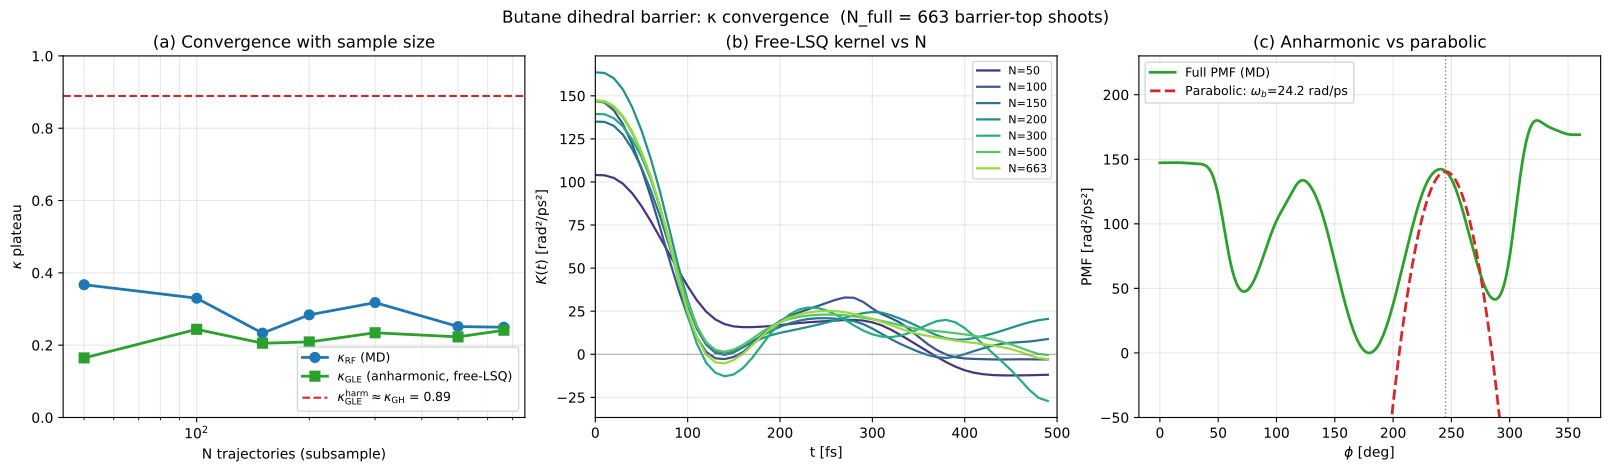

Source code (Python):
#!/usr/bin/env python3
"""
Convergence figure: κ_RF and κ_GLE_full vs number of MD trajectories.

Sweeps N in [50, 100, 150, 200, 300, 500, all], for each subsample
extracts the Free-LSQ kernel and runs the GLE κ simulation
(both anharmonic and parabolic) on the same data. Plots:
  (a) κ_RF, κ_GLE_full, κ_GLE_harm, κ_GH as functions of N
  (b) Free-LSQ K(t) for several N values
  (c) PMF profile vs parabolic fit at the barrier
"""

import os
import sys
import glob
import numpy as np
from scipy.interpolate import CubicSpline
import matplotlib
matplotlib.use('Agg')
import matplotlib.pyplot as plt

sys.path.insert(0, os.path.join(os.path.dirname(__file__),
                                '../../kernel_extraction'))
from nonstationary_kernel_lsq import extract_kernel_lsq
from benchmark_extended_cases import generate_gle_arbitrary

SHOOT_DIR = os.path.join(os.path.dirname(__file__),
                         'gromacs_run/shooting_barrier')


# ── Data loading + mean force ────────────────────────────────────────────

def load_shooting(phi_tol_deg=10.0):
    files = sorted(glob.glob(os.path.join(SHOOT_DIR,
                                          'shoot_seed*/phi_data.npz')))
    dt = None
    phi_b_pl = None
    for f in files:
        d = np.load(f)
        if dt is None:
            dt = float(d['dt'])
        if phi_b_pl is None and 'phi_barrier' in d:
            phi_b_pl = float(d['phi_barrier'])
    if phi_b_pl is None:
        phi_b_pl = 2.0071
    phi_b = (-phi_b_pl) % (2*np.pi)
    phi_tol = np.radians(phi_tol_deg)
    phi_l, pdot_l, ddot_l = [], [], []
    for f in files:
        d = np.load(f)
        phi0 = d['phi'][0]
        dist = abs(phi0 - phi_b)
        if dist > np.pi:
            dist = 2*np.pi - dist
        if dist < phi_tol:
            phi_l.append(d['phi'])
            pdot_l.append(d['phidot'])
            ddot_l.append(d['ddot'])
    return phi_l, pdot_l, ddot_l, dt, phi_b


def mean_force_spline(phi_l, ddot_l, nbins=36):
    all_phi = np.concatenate(phi_l)
    all_dd = np.concatenate(ddot_l)
    edges = np.linspace(0, 2*np.pi, nbins+1)
    centers = 0.5*(edges[:-1] + edges[1:])
    F = np.zeros(nbins)
    for i in range(nbins):
        m = (all_phi >= edges[i]) & (all_phi < edges[i+1])
        if m.sum() > 10:
            F[i] = np.mean(all_dd[m])
    phi_ext = np.concatenate([centers - 2*np.pi, centers, centers + 2*np.pi])
    F_ext = np.tile(F, 3)
    return CubicSpline(phi_ext, F_ext)


def kappa_rf(phi_arr, pdot_arr, dt, phi_b):
    v0 = pdot_arr[:, 0]
    abs_v0 = np.mean(np.abs(v0))
    T = phi_arr.shape[1]
    out = np.zeros(T)
    for t in range(T):
        out[t] = 2*np.mean(v0*(phi_arr[:, t] > phi_b).astype(float)) / abs_v0
    t = np.arange(T)*dt
    plat = (t >= 3.0) & (t <= 8.0)
    if plat.sum() < 5:
        plat = (t >= 0.5*t[-1])
    return float(np.mean(out[plat])), out, t


def kappa_gle(x_arr, v_arr, phi_b, dt_gle):
    v0 = v_arr[:, 0]
    abs_v0 = np.mean(np.abs(v0))
    T = x_arr.shape[1]
    out = np.zeros(T)
    for t in range(T):
        out[t] = 2*np.mean(v0*(x_arr[:, t] > phi_b).astype(float)) / abs_v0
    plateau = float(np.mean(out[int(0.7*T):]))
    return plateau, out


# ── Main sweep ───────────────────────────────────────────────────────────

if __name__ == '__main__':
    phi_l, pdot_l, ddot_l, dt_md, phi_b = load_shooting()
    N_full = len(phi_l)
    print(f"Loaded {N_full} trajectories")

    cs_full = mean_force_spline(phi_l, ddot_l)
    F_full = lambda x: cs_full(x)
    F_pp = -cs_full(phi_b, 1)
    omega_b = float(np.sqrt(abs(F_pp)))
    print(f"ω_b = {omega_b:.2f} rad/ps")

    v0_arr = np.array([pd[0] for pd in pdot_l])
    kBT_eff = float(np.var(v0_arr))

    N_sweep = [50, 100, 150, 200, 300, 500, N_full]
    rng_master = np.random.default_rng(0)

    rows = []
    K_by_N = {}
    kappa_rf_t_by_N = {}
    kappa_gle_full_t_by_N = {}

    stride = 5
    dt_e = dt_md*stride
    nk = max(10, int(1.0/dt_e))
    tm = max(5, int(0.5/dt_e))

    T_total = 5.0
    dt_gle = 0.001

    for N in N_sweep:
        if N >= N_full:
            idx = np.arange(N_full)
            N = N_full
        else:
            idx = rng_master.choice(N_full, N, replace=False)
        phi_sub = [phi_l[i] for i in idx]
        pdot_sub = [pdot_l[i] for i in idx]
        ddot_sub = [ddot_l[i] for i in idx]

        # κ_RF on this subsample
        phi_md = np.array(phi_sub)
        pdot_md = np.array(pdot_sub)
        kap_rf, kap_rf_t, t_rf = kappa_rf(phi_md, pdot_md, dt_md, phi_b)
        kappa_rf_t_by_N[N] = (t_rf, kap_rf_t)

        # Free-LSQ kernel on this subsample
        x_sub, v_sub, a_sub = [], [], []
        for phi, jv in zip(phi_sub, pdot_sub):
            phi_s = phi[::stride]
            jv_s = jv[::stride]
            T = len(jv_s)
            a_s = np.zeros(T)
            a_s[1:-1] = (jv_s[2:] - jv_s[:-2])/(2*dt_e)
            a_s[0] = a_s[1]; a_s[-1] = a_s[-2]
            x_sub.append(phi_s); v_sub.append(jv_s); a_sub.append(a_s)
        n_kernel_full = max(nk, int(0.5/dt_e))
        res = extract_kernel_lsq(x_sub, v_sub, a_sub, dt_e,
                                 n_kernel=n_kernel_full,
                                 t0_max_idx=0, tau_max_idx=tm,
                                 force_func=F_full)
        K_e = res['K']
        n_trunc = int(round(0.5/dt_e))
        K_e = K_e[:n_trunc]
        K_by_N[N] = (np.arange(len(K_e))*dt_e, K_e.copy())

        # Interpolate kernel onto fine grid for the GLE
        t_orig = np.arange(len(K_e))*dt_e
        n_new = int(round(t_orig[-1]/dt_gle)) + 1
        t_new = np.arange(n_new)*dt_gle
        K_fine = np.interp(t_new, t_orig, K_e)

        nsteps = int(T_total/dt_gle) + 1
        N_traj_gle = 5000

        # Anharmonic
        x_full_gle, v_full_gle = generate_gle_arbitrary(
            K_fine, dt_gle, kBT_eff, nsteps, N_traj_gle,
            x0=phi_b, rng=np.random.default_rng(42), force=F_full)
        kap_full, kap_full_t = kappa_gle(x_full_gle, v_full_gle, phi_b, dt_gle)
        kappa_gle_full_t_by_N[N] = (np.arange(nsteps)*dt_gle, kap_full_t)

        # Parabolic sanity check (less critical to repeat at every N — only at full)
        if N == N_full:
            F_harm = lambda x: omega_b**2 * (x - phi_b)
            x_h, v_h = generate_gle_arbitrary(
                K_fine, dt_gle, kBT_eff, nsteps, N_traj_gle,
                x0=phi_b, rng=np.random.default_rng(43), force=F_harm)
            kap_harm, _ = kappa_gle(x_h, v_h, phi_b, dt_gle)
        else:
            kap_harm = np.nan

        gamma_int = float(np.trapz(K_e, dx=dt_e))
        rows.append((N, kap_rf, kap_full, kap_harm, gamma_int, K_e[0]))
        print(f"N={N:4d}: κ_RF={kap_rf:.3f}  κ_GLE_full={kap_full:.3f}  "
              f"κ_GLE_harm={kap_harm}  γ_int={gamma_int:.2f}", flush=True)

    rows = np.array([(r[0], r[1], r[2], r[3], r[4], r[5]) for r in rows],
                    dtype=float)

    # ── Figure ───────────────────────────────────────────────────────────
    fig, axes = plt.subplots(1, 3, figsize=(16, 4.6), constrained_layout=True)

    # (a) κ vs N
    ax = axes[0]
    ax.plot(rows[:, 0], rows[:, 1], 'o-', color='C0', lw=2, ms=7,
            label=r'$\kappa_{\mathrm{RF}}$ (MD)')
    ax.plot(rows[:, 0], rows[:, 2], 's-', color='C2', lw=2, ms=7,
            label=r'$\kappa_{\mathrm{GLE}}$ (anharmonic, free-LSQ)')
    # κ_GLE_harm only at full N
    full_idx = np.where(rows[:, 0] == N_full)[0][0]
    ax.axhline(rows[full_idx, 3], color='C3', ls='--', lw=1.5,
               label=rf'$\kappa_{{\mathrm{{GLE}}}}^{{\mathrm{{harm}}}} \approx \kappa_{{\mathrm{{GH}}}}$ = {rows[full_idx,3]:.2f}')
    ax.set_xscale('log')
    ax.set_xlabel('N trajectories (subsample)')
    ax.set_ylabel(r'$\kappa$ plateau')
    ax.set_title('(a) Convergence with sample size')
    ax.legend(fontsize=9)
    ax.grid(True, which='both', alpha=0.3)
    ax.set_ylim(0, 1.0)

    # (b) Free-LSQ kernel K(t) for several N
    ax = axes[1]
    cmap = plt.cm.viridis(np.linspace(0.15, 0.85, len(N_sweep)))
    for c, (N, (t_k, K_k)) in zip(cmap, sorted(K_by_N.items())):
        ax.plot(t_k*1000, K_k, color=c, lw=1.6, label=f'N={N}')
    ax.axhline(0, color='gray', lw=0.7, alpha=0.6)
    ax.set_xlabel('t [fs]')
    ax.set_ylabel(r'$K(t)$ [rad²/ps²]')
    ax.set_title('(b) Free-LSQ kernel vs N')
    ax.legend(fontsize=8)
    ax.grid(True, alpha=0.3)
    ax.set_xlim(0, 500)

    # (c) PMF + parabolic comparison
    ax = axes[2]
    phi_grid = np.linspace(0, 2*np.pi, 400)
    F_grid = cs_full(phi_grid)
    fe = -np.cumsum(F_grid)*(phi_grid[1]-phi_grid[0])
    fe -= fe.min()
    fe_harm = -0.5*omega_b**2*(phi_grid - phi_b)**2
    fe_harm += fe[np.argmin(abs(phi_grid - phi_b))]
    ax.plot(np.degrees(phi_grid), fe, 'C2-', lw=2, label='Full PMF (MD)')
    ax.plot(np.degrees(phi_grid), fe_harm, 'C3--', lw=2,
            label=rf'Parabolic: $\omega_b$={omega_b:.1f} rad/ps')
    ax.axvline(np.degrees(phi_b), color='gray', ls=':', lw=1)
    ax.set_xlabel(r'$\phi$ [deg]')
    ax.set_ylabel('PMF [rad²/ps²]')
    ax.set_title('(c) Anharmonic vs parabolic')
    ax.legend(fontsize=9)
    ax.grid(True, alpha=0.3)
    ax.set_ylim(fe.min()-50, fe.max()+50)

    fig.suptitle(f'Butane dihedral barrier: κ convergence  '
                 f'(N_full = {N_full} barrier-top shoots)',
                 fontsize=12)

    plt.savefig('butane_kappa_convergence.png', dpi=160, bbox_inches='tight')
    plt.savefig('butane_kappa_convergence.pdf', bbox_inches='tight')

    np.savez('butane_kappa_convergence.npz',
             rows=rows, omega_b=omega_b, kBT=kBT_eff, phi_barrier=phi_b)
    print('\nSaved butane_kappa_convergence.png/pdf/npz')
